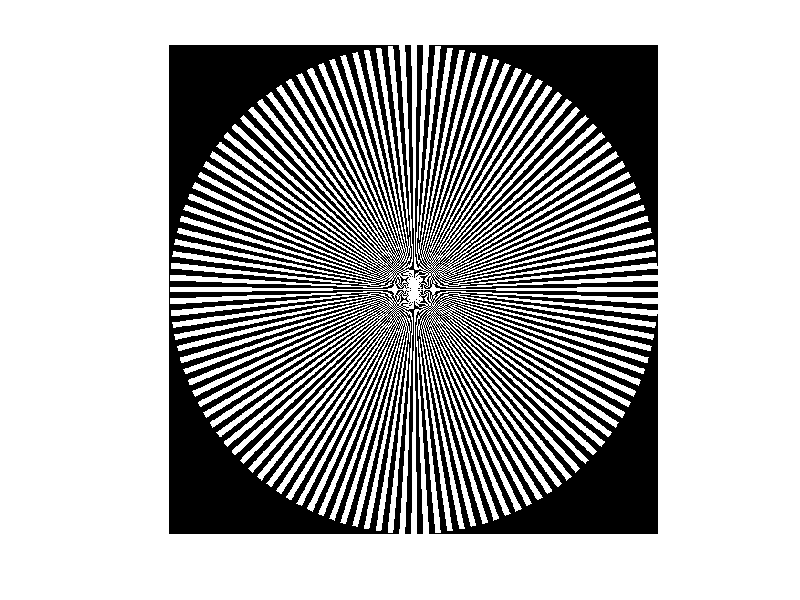

Recreate this plot in MATLAB.
r = 512;                                    %px, radius of star
cycles = 128;                               %number of spokes (triangles)
a = 2*pi/cycles/2;                          %angle subtended by 1 spoke
[x,y] = pol2cart(-a/2:a:2*pi-a,r);          %coordinates of outer corners
x = [ x(1:2:end); x(2:2:end); zeros(1,length(x)/2) ] + r+1;  %(x1;x2;x0)
y = [ y(1:2:end); y(2:2:end); zeros(1,length(y)/2) ] + r+1;  %(y1;y2;y0)
star = poly2mask(x(:),y(:),2*r+1,2*r+1);    %fills triangles (5x5 subsampling)
imshow(star,[]);